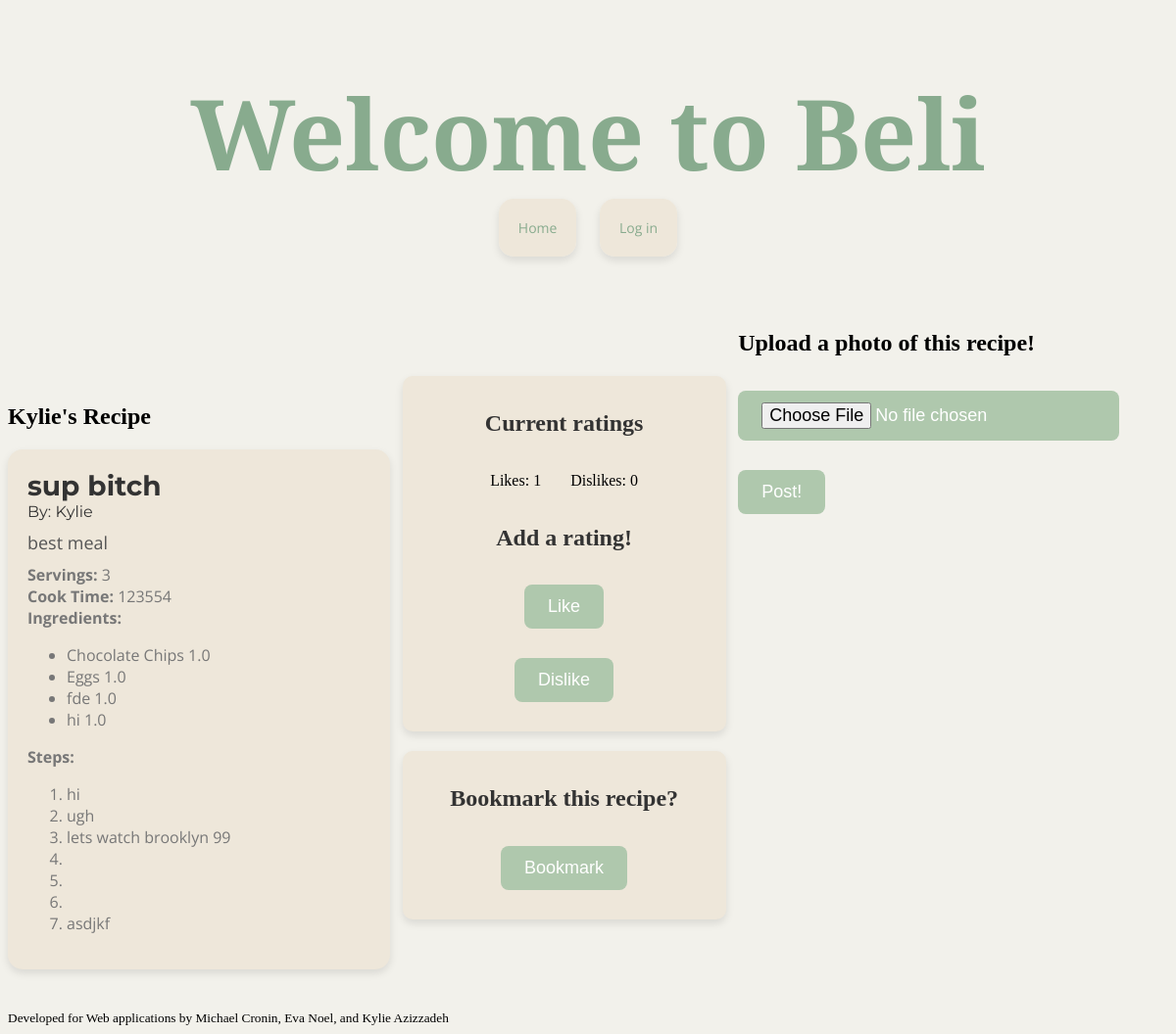
The page /recipe/10 on the database its author committed.
### beli/model.py (models this page shows)
class User(flask_login.UserMixin, db.Model):
    id = db.Column(db.Integer, primary_key=True)
    email = db.Column(db.String(128), unique=True, nullable=False)
    name = db.Column(db.String(64), nullable=False)
    password = db.Column(db.String(100), nullable=False)
    recipes = db.relationship('Recipe', back_populates='user')
    photos = db.relationship('Photo', back_populates='user')
    ratings = db.relationship('Rating', back_populates='user')
    bookmarks = db.relationship('Bookmark', back_populates='user')
    photos = db.relationship('Photo', back_populates='user')
    following = db.relationship(
        "User",
        secondary=FollowingAssociation.__table__,
        primaryjoin=FollowingAssociation.follower_id == id,
        secondaryjoin=FollowingAssociation.followed_id == id,
        back_populates="followers",
    )
    followers = db.relationship(
        "User",
        secondary=FollowingAssociation.__table__,
        primaryjoin=FollowingAssociation.followed_id == id,
        secondaryjoin=FollowingAssociation.follower_id == id,
        back_populates="following",
    )

class Recipe(db.Model):
    id = db.Column(db.Integer, primary_key=True)
    title = db.Column(db.String(512), nullable=False)
    description = db.Column(db.Text, nullable=False)
    servings = db.Column(db.Integer, nullable=False)
    cook_time = db.Column(db.Integer, nullable=False)
    user_id = db.Column(db.Integer, db.ForeignKey('user.id'), nullable=False)
    complete = db.Column(db.Boolean, nullable=False)
    user = db.relationship('User', back_populates='recipes')
    quantified_ingredients = db.relationship('QuantifiedIngredient', back_populates='recipe')
    steps = db.relationship('Step', back_populates='recipe')
    ratings = db.relationship('Rating', back_populates='recipe')
    bookmarks = db.relationship('Bookmark', back_populates='recipe')
    photos = db.relationship('Photo', back_populates='recipe')

class QuantifiedIngredient(db.Model):
    id = db.Column(db.Integer, primary_key=True)
    amount = db.Column(db.Float, nullable=False)
    unit = db.Column(db.String(64), nullable=False)
    ingredient_id = db.Column(db.Integer, db.ForeignKey('ingredient.id'), nullable=False)
    ingredient = db.relationship('Ingredient', back_populates='quantified_ingredients')
    recipe_id = db.Column(db.Integer, db.ForeignKey('recipe.id'), nullable=False)
    recipe = db.relationship('Recipe', back_populates='quantified_ingredients')

class Ingredient(db.Model):
    id = db.Column(db.Integer, primary_key=True)
    name = db.Column(db.String(512), nullable=False)
    quantified_ingredients = db.relationship('QuantifiedIngredient', back_populates='ingredient')

class Step(db.Model):
    id = db.Column(db.Integer, primary_key=True)
    description = db.Column(db.Text, nullable=False)
    order = db.Column(db.Integer, nullable=False)
    recipe_id = db.Column(db.Integer, db.ForeignKey('recipe.id'), nullable=False)
    recipe = db.relationship('Recipe', back_populates='steps')

### beli/main.py (the view, shortened to what this page needs)
@bp.route("/recipe/<int:recipe_id>")
def recipe(recipe_id):
    recipe = db.session.get(model.Recipe, recipe_id)
    if not recipe:
        abort(404, "Recipe id {} doesn't exist.".format(recipe_id))
    query_likes = db.select(model.Rating).where((model.Rating.recipe_id==recipe.id) & (model.Rating.value==1))
    num_likes1 = db.session.execute(query_likes).scalars().all()
    query_dislikes = db.select(model.Rating).where((model.Rating.recipe_id==recipe.id) & (model.Rating.value==0))
    num_dislikes1 = db.session.execute(query_dislikes).scalars().all()
    num_likes = len(num_likes1) if isinstance(num_likes1, list) else 0
    num_dislikes = len(num_dislikes1) if isinstance(num_dislikes1, list) else 0
    user = flask_login.current_user
    return render_template("main/recipe.html", recipe=recipe, num_likes=num_likes, num_dislikes=num_dislikes)

### beli/templates/main/recipe.html (shortened to what this page needs)
{% extends 'base.html' %}
{% block content %}
    <div class="recipe-container">
        <section class="recipe-details-section">
            <h2>{{ recipe.user.name }}'s Recipe</h2>
            {% include 'recipe_template.html' %}
        </section>
        <section class="side-section">
            <div class="ratings-section">
                <h2>Current ratings</h2>
                <div class="rating-info">
                    <p class="like-text">Likes: {{ num_likes }}</p>
                    <p class="like-text">Dislikes: {{ num_dislikes }}</p>
                </div>
                <h2>Add a rating!</h2>
                {% if rating %}
                    {% if rating.value == 1 %}
                        <p>This recipe is liked!</p>
                    {% elif rating.value == 0 %}
                        <p>This recipe is disliked!</p>
                    {% endif %}
                    <form action="{{ url_for('main.removeRating', recipe_id=recipe.id) }}" method="post">
                        <input class="recipe-button" type="submit" value="Remove Rating">
                    </form>
                {% else %}
                    <form action="{{ url_for('main.like', recipe_id=recipe.id) }}" method="post">
                        <input class="recipe-button" type="submit" value="Like">
                    </form>
                    <form action="{{ url_for('main.dislike', recipe_id=recipe.id) }}" method="post">
                        <input class="recipe-button" type="submit" value="Dislike">
                    </form>
                {% endif %}
            </div>
            <div class="bookmark-section">
                <h2>Bookmark this recipe?</h2>
                {% if bookmark_button == "Unbookmark" %}
                    <form action="{{ url_for('main.unbookmarkRecipe', recipe_id=recipe.id) }}" method="post">
                        <input class="recipe-button" type="submit" value="Unbookmark">
                    </form>
                {% else %}
                    <form action="{{ url_for('main.bookmarkRecipe', recipe_id=recipe.id) }}" method="post">
                        <input class="recipe-button" type="submit" value="Bookmark">
                    </form>
                {% endif %}
            </div>
        </section>
        <section class="photo-section">
            <h2>Upload a photo of this recipe!</h2>
            <form action="{{ url_for('main.upload_photo') }}" method="post" enctype="multipart/form-data">
                <input class="recipe-button" type="file" name="photo" accept="image/jpeg,image/png" required>
                <input class="recipe-button" type="submit" value="Post!"/>
            </form>
        </section>
    </div>
{% endblock %}

### beli/templates/recipe_template.html
<div class="recipe-card">
    <span class="recipe-title">
        <a href ="{{ url_for('main.recipe', recipe_id=recipe.id) }}"> {{ recipe.title}} </a>
    </span>
    <div class="recipe-author">By:
        <a href ="{{ url_for('main.userProfile', user_id=recipe.user.id) }}"> {{ recipe.user.name }}</a>
    </div>
    <div class="recipe-description">{{ recipe.description }}</div>
    <div class="recipe-details">
        <div class="servings"><b>Servings:</b> {{ recipe.servings }}</div>
        <div class="cooktime"><b>Cook Time:</b> {{ recipe.cook_time }}</div>
        <div class="ingredients"> <b>Ingredients:</b>
            <ul>
                {% for qi in recipe.quantified_ingredients %}
                    <li>{{ qi.ingredient.name }} {{ qi.amount }} {{ qi.unit }}</li>
                {% endfor %}
            </ul>
        </div>
        <div class="steps"><b>Steps:</b>
            <ol>
                {% for step in recipe.steps %}
                    <li>{{ step.description }}</li>
                {% endfor %}
            </ol>
        </div>
    </div>
</div>

### beli/static/beli.css (style rules this page uses)
body { background-color: #F2F1EB; text-align: left; }
.recipe-card { flex: 0 0 auto; background-color: #EEE7DA; padding: 20px; border-radius: 15px; box-shadow: 0 4px 8px rgba(0, 0, 0, 0.1); transition: background-color 0.3s ease, transform 0.3s ease, box-shadow 0.3s ease; width: 350px; margin-right: 20px; }
.recipe-card:last-child { margin-right: 0; }
.recipe-title { font-family: 'Montserrat', sans-serif; font-size: 28px; font-weight: bold; margin-bottom: 10px; color: #333333; text-decoration: none; }
.recipe-title a { font-family: 'Montserrat', sans-serif; font-size: 28px; font-weight: bold; margin-bottom: 10px; color: #333333; text-decoration: none; }
.recipe-author { font-family: 'Montserrat', sans-serif; font-size: 16px; font-weight: light; margin-bottom: 10px; color: #333333; text-decoration: none; }
.recipe-author a { font-family: 'Montserrat', sans-serif; font-size: 16px; font-weight: light; margin-bottom: 10px; color: #333333; text-decoration: none; }
.recipe-description { font-family: 'Open Sans', sans-serif; font-size: 18px; margin-bottom: 10px; color: #555555; }
.recipe-details { font-family: 'Open Sans', sans-serif; font-size: 16px; color: #777777; }
.recipe-button { background-color: #AFC8AD; color: #ffffff; padding: 12px 24px; border: none; border-radius: 8px; font-size: 18px; cursor: pointer; transition: background-color 0.3s ease; margin-top: 15px; margin-bottom: 15px; }
.recipe-container { display: flex; justify-content: space-around; align-items: flex-start; margin-top: 75px; }
.recipe-details-section { margin-top: 75px; flex: 1; }
.rating-info { display: flex; justify-content: center; margin-bottom: 10px; }
.like-text { padding-left: 15px; padding-right: 15px; }
.side-section { flex: 0 0 30%; display: flex; flex-direction: column; align-items: center; }
.ratings-section, .bookmark-section { background-color: #EEE7DA; border-radius: 10px; padding: 15px; margin-bottom: 20px; box-shadow: 0 4px 8px rgba(0, 0, 0, 0.1); text-align: center; min-width: 300px; }
.ratings-section h2, .bookmark-section h2 { color: #333; }
.photo-section { flex: 0 0 40%; }

### rows shown on the page
User: user.name "Kylie"
Recipe: title "sup bitch", description "best meal", servings "3", cook_time "123554"
QuantifiedIngredient: ingredient.name "Chocolate Chips", amount "1.0"
QuantifiedIngredient: ingredient.name "Eggs", amount "1.0"
QuantifiedIngredient: ingredient.name "fde", amount "1.0"
QuantifiedIngredient: ingredient.name "hi", amount "1.0"
Step: description "hi"
Step: description "ugh"
Step: description "lets watch brooklyn 99"
Step: description "asdjkf"

### other values the page prints
{{ num_likes }} "1"
{{ num_dislikes }} "0"
